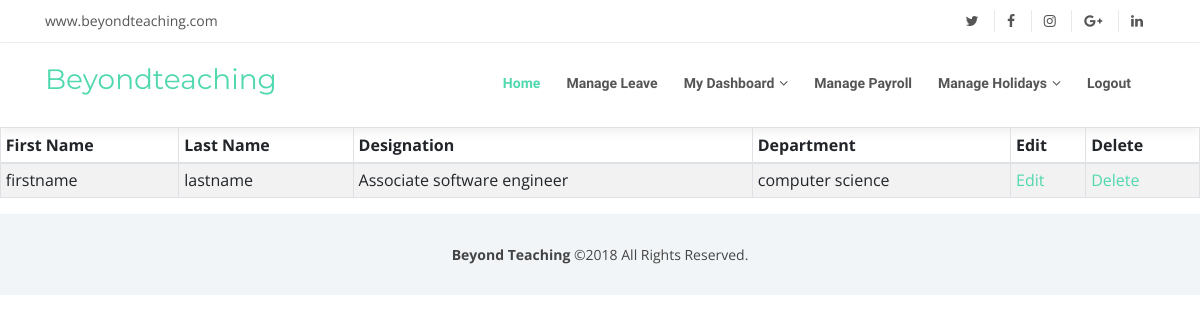
The page /empdetails on the database as committed earlier.
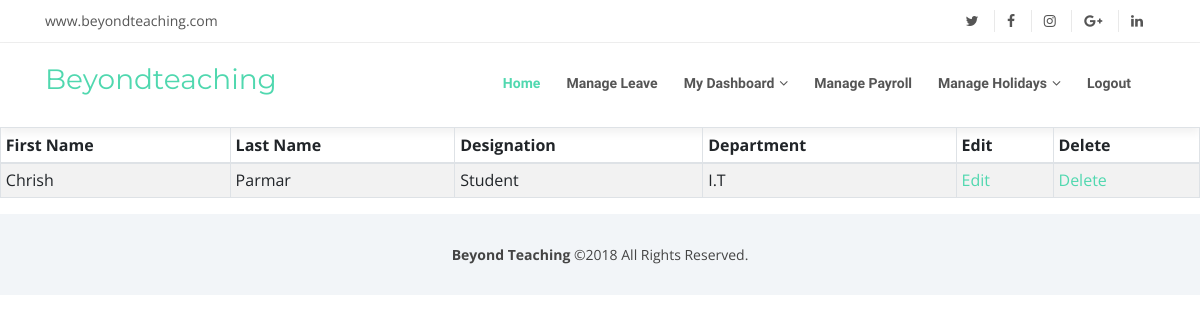
The same page on the database as committed later.
### application/models.py (models this page shows)
class Createemp(UserMixin, db.Model):
    __tablename__ = 'employees'
    id = db.Column(db.Integer, primary_key=True)
    firstname = db.Column(db.String(64), nullable=False)
    lastname = db.Column(db.String(64), nullable=False)
    age = db.Column(db.Numeric(64), nullable=False)
    gender = db.Column(db.String(64), nullable=False)
    address = db.Column(db.String(64), nullable=False)
    email = db.Column(db.String(64), nullable=True)
    designation= db.Column(db.String(64), nullable=False)
    department= db.Column(db.String(64), nullable=False)
    basic = db.Column(db.Numeric(64), nullable=False)
    pf = db.Column(db.Numeric(64), nullable=False)
    mf = db.Column(db.Numeric(64), nullable=False)

### application/routes.py (the view)
@app.route("/empdetails", methods=["GET","POST"])
def empdetails():
    rows=Createemp.query.all()
    return render_template ('empdetails.html', rows=rows)

### application/templates/empdetails.html
{% extends "adminlayout.html" %}
{% block content %}
<table id="dtBasicExample" class="table table-striped table-bordered table-sm" cellspacing="0" width="100%">
    <thead>
      <tr>
        <th class="th-sm">First Name</th>
        <th class="th-sm">Last Name</th>
        <th class="th-sm">Designation</th>
        <th class="th-sm">Department</th>
        <th class="th-sm">Edit</th>
        <th class="th-sm">Delete</th>
      </tr>
    </thead>
    <tbody>
    {% for row in rows %}
      <tr>
        <td>{{row.firstname}}</td>
        <td>{{row.lastname}}</td>
        <td>{{row.designation}}</td>
        <td>{{row.department}}</td>
        <td><a href="{{ url_for('updateemp', id=row.id) }}">Edit</td>
        <td><a href="{{ url_for('deleteemp', id=row.id) }}">Delete</td>
      </tr>
    {% endfor %}
    </tbody>
</table>
{% endblock %}

### application/templates/adminlayout.html (shortened to what this page needs)
    {% include "includes/adminnav.html" %}
    {% block content %}{% endblock %}
    {% include "includes/adminfoot.html" %}

### application/templates/includes/adminnav.html (shortened to what this page needs)
<!DOCTYPE html>
<html lang="en">
<head>
  <link href="static/vendor/bootstrap/css/bootstrap.min.css" rel="stylesheet">
  <link href="static/vendor/ionicons/css/ionicons.min.css" rel="stylesheet">
  <link href="static/vendor/animate.css/animate.min.css" rel="stylesheet">
  <link href="static/vendor/font-awesome/css/font-awesome.min.css" rel="stylesheet">
  <link href="static/vendor/venobox/venobox.css" rel="stylesheet">
  <link href="static/vendor/owl.carousel/static/owl.carousel.min.css" rel="stylesheet">
  <link href="static/vendor/boxicons/css/boxicons.min.css" rel="stylesheet">
  <link href="static/css/style.css" rel="stylesheet">
</head>
<body>
  <section id="topbar" class="d-none d-lg-block">
    <div class="container clearfix">
      <div class="contact-info float-left">
        <a href="www.beyondteaching.com">www.beyondteaching.com</a>
      </div>
      <div class="social-links float-right">
        <a href="#" class="twitter"><i class="fa fa-twitter"></i></a>
        <a href="#" class="facebook"><i class="fa fa-facebook"></i></a>
        <a href="#" class="instagram"><i class="fa fa-instagram"></i></a>
        <a href="#" class="google-plus"><i class="fa fa-google-plus"></i></a>
        <a href="#" class="linkedin"><i class="fa fa-linkedin"></i></a>
      </div>
    </div>
  </section>
  <header id="header">
    <div class="container">
      <div id="logo" class="pull-left">
        <h3><a href="index.html">Beyond<span>teaching</span></a></h3>
      </div>
      <nav id="nav-menu-container">
        <ul class="nav-menu">
            <li class="menu-active"><a href="">Home</a></li>
            <li><a href="{{url_for ('manageleave')}}">Manage Leave</a></li>
            <li class="menu-has-children"><a href="">My Dashboard</a>
            <li><a href="{{url_for ('salaryform')}}">Manage Payroll</a></li>
            <li class="menu-has-children"><a href="">Manage Holidays</a>
            <li><a href="{{url_for ('logout')}}">Logout</li>
            </li>
        </ul>
      </nav>
    </div>
  </header>

### application/templates/includes/adminfoot.html (shortened to what this page needs)
<link href="static/vendor/bootstrap/css/bootstrap.min.css" rel="stylesheet">
<link href="static/vendor/ionicons/css/ionicons.min.css" rel="stylesheet">
<link href="static/vendor/animate.css/animate.min.css" rel="stylesheet">
<link href="static/vendor/font-awesome/css/font-awesome.min.css" rel="stylesheet">
<link href="static/vendor/venobox/venobox.css" rel="stylesheet">
<link href="static/vendor/owl.carousel/static/owl.carousel.min.css" rel="stylesheet">
<link href="static/vendor/boxicons/css/boxicons.min.css" rel="stylesheet">
<link href="static/css/style.css" rel="stylesheet">
</head>
<footer id="footer">
  <div class="container">
    <div class="copyright"><strong>Beyond Teaching</strong>
      &copy;2018 All Rights Reserved.
    </div>
  </div>
</footer>

### application/static/css/style.css (style rules this page uses)
body { background: #fff; color: #444; font-family: "Open Sans", sans-serif; }
a { color: #50d8af; transition: 0.5s; }
h1, h2, h3, h4, h5, h6 { font-family: "Montserrat", sans-serif; font-weight: 400; margin: 0 0 20px 0; padding: 0; }
#topbar { background: #fff; padding: 10px 0; border-bottom: 1px solid #eee; font-size: 14px; }
#topbar .contact-info a { line-height: 1; color: #555; }
#topbar .social-links a { color: #555; padding: 4px 12px; display: inline-block; line-height: 1px; border-left: 1px solid #e9e9e9; }
#topbar .social-links a:first-child { border-left: 0; }
#header { padding: 20px 0; height: 84px; transition: all 0.5s; z-index: 997; background: #fff; box-shadow: 0px 6px 9px 0px rgba(0, 0, 0, 0.06); }
.nav-menu, .nav-menu * { margin: 0; padding: 0; list-style: none; }
.nav-menu li { position: relative; white-space: nowrap; }
.nav-menu > li { float: left; }
.sf-arrows .sf-with-ul { padding-right: 22px; }
.sf-arrows .sf-with-ul:after { content: "\f107"; position: absolute; right: 8px; font-family: FontAwesome; font-style: normal; font-weight: normal; }
#nav-menu-container { float: right; margin: 0; }
.nav-menu a { padding: 10px 8px; text-decoration: none; display: inline-block; color: #555; font-family: "Raleway", sans-serif; font-weight: 700; font-size: 14px; outline: none; }
.nav-menu li:hover > a, .nav-menu .menu-active > a { color: #50d8af; }
.nav-menu > li { margin-left: 10px; }
#mobile-nav { position: fixed; top: 0; padding-top: 18px; bottom: 0; z-index: 998; background: rgba(52, 59, 64, 0.9); left: -260px; width: 260px; overflow-y: auto; transition: 0.4s; }
#mobile-nav ul { padding: 0; margin: 0; list-style: none; }
#mobile-nav ul li { position: relative; }
#mobile-nav ul li a { color: #fff; font-size: 16px; overflow: hidden; padding: 10px 22px 10px 15px; position: relative; text-decoration: none; width: 100%; display: block; outline: none; }
section { overflow: hidden; padding: 40px 0; }
#footer { background: #f2f5f8; padding: 0 0 30px 0; font-size: 14px; }
#footer .copyright { text-align: center; padding-top: 30px; }

Rows that differ between the two databases and show on the page:
changed Createemp: firstname "firstname" → "Chrish"; lastname "lastname" → "Parmar"; designation "Associate software engineer" → "Student"; department "computer science" → "I.T"
